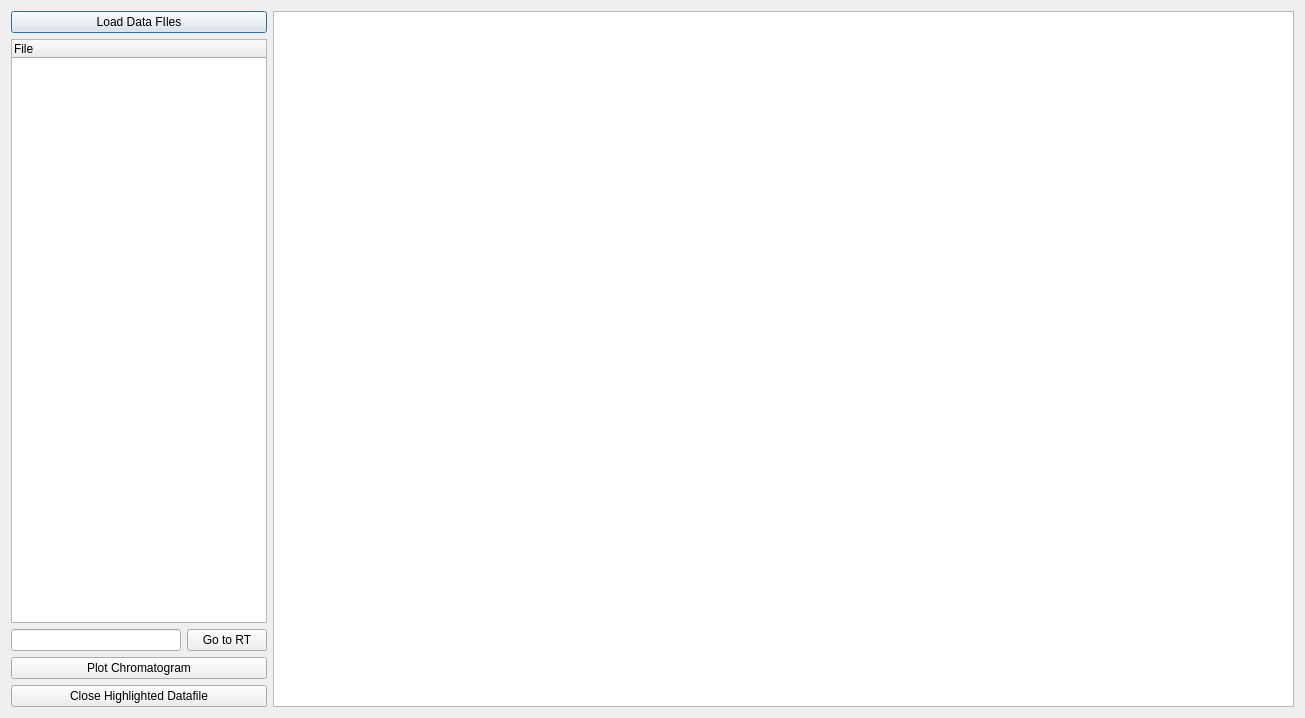
<?xml version="1.0" encoding="UTF-8"?>
<ui version="4.0">
 <class>Dialog</class>
 <widget class="QDialog" name="Dialog">
  <property name="geometry">
   <rect>
    <x>0</x>
    <y>0</y>
    <width>1305</width>
    <height>718</height>
   </rect>
  </property>
  <property name="windowTitle">
   <string>Dialog</string>
  </property>
  <layout class="QGridLayout" name="gridLayout_2">
   <item row="0" column="0">
    <layout class="QGridLayout" name="gridLayout" columnstretch="0,4">
     <item row="0" column="0">
      <layout class="QVBoxLayout" name="verticalLayout">
       <item>
        <widget class="QPushButton" name="load_button">
         <property name="text">
          <string>Load Data FIles</string>
         </property>
        </widget>
       </item>
       <item>
        <widget class="QTreeWidget" name="list">
         <column>
          <property name="text">
           <string>File</string>
          </property>
         </column>
        </widget>
       </item>
       <item>
        <layout class="QHBoxLayout" name="horizontalLayout_3">
         <item>
          <widget class="QLineEdit" name="go_to_rt_field"/>
         </item>
         <item>
          <widget class="QPushButton" name="go_to_rt_button">
           <property name="text">
            <string>Go to RT</string>
           </property>
          </widget>
         </item>
        </layout>
       </item>
       <item>
        <widget class="QPushButton" name="plot_chromatogram">
         <property name="text">
          <string>Plot Chromatogram</string>
         </property>
        </widget>
       </item>
       <item>
        <widget class="QPushButton" name="closeHighlighted">
         <property name="text">
          <string>Close Highlighted Datafile</string>
         </property>
        </widget>
       </item>
      </layout>
     </item>
     <item row="0" column="1">
      <widget class="GraphicsLayoutWidget" name="traces"/>
     </item>
    </layout>
   </item>
  </layout>
 </widget>
 <customwidgets>
  <customwidget>
   <class>GraphicsLayoutWidget</class>
   <extends>QGraphicsView</extends>
   <header>pyqtgraph</header>
  </customwidget>
 </customwidgets>
 <resources/>
 <connections/>
</ui>
